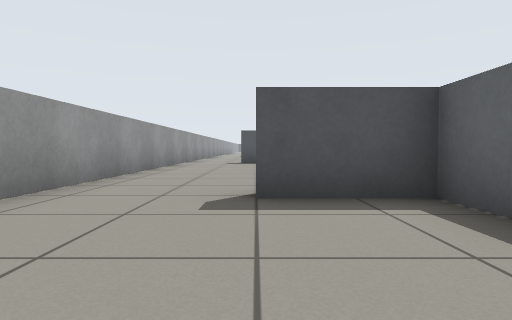
view 1 (above)

24 first-person views from a walk through a robot-simulator world made for Gazebo. The camera is 0.5 m above the floor, tilts 2° down and sees 75° across. Floor lines are 1 m apart. The floor is counted in squares, 1 m on a side. Each view is taken from the middle of a square. On the plan, view 1 faces up. The plan holds only what a view shows up to about 9 squares ahead; the rest is blank.

view 2
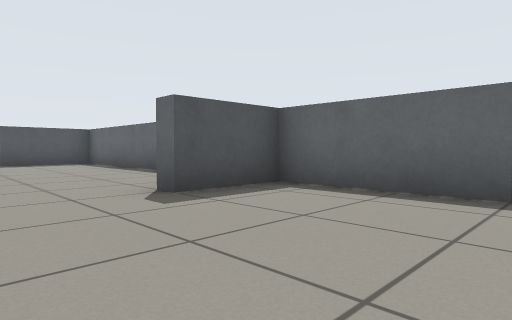

view 3
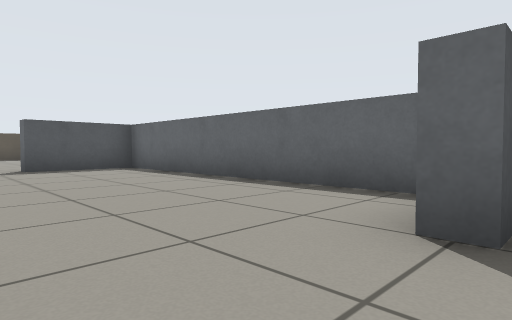

view 4
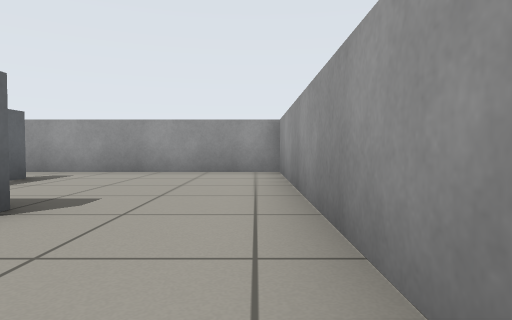

view 5
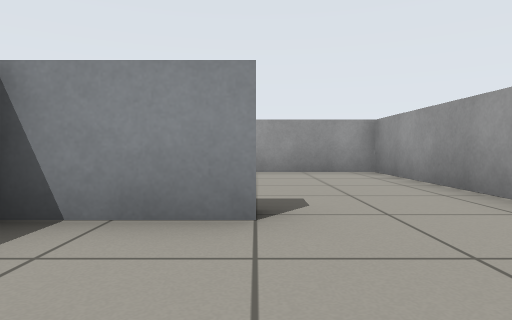

view 6
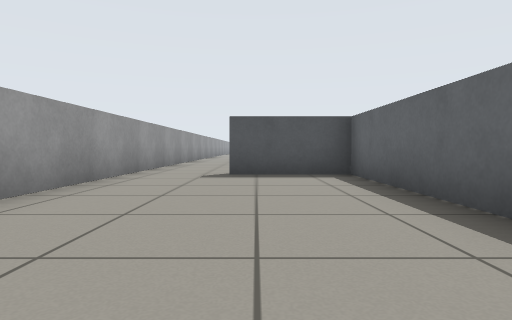

view 7
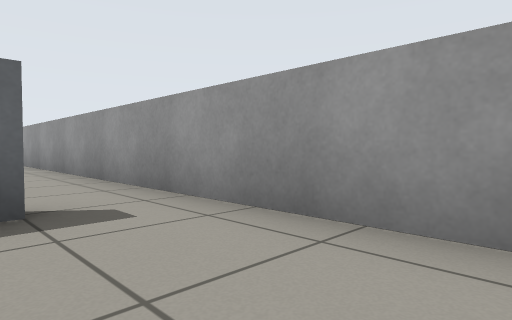

view 8
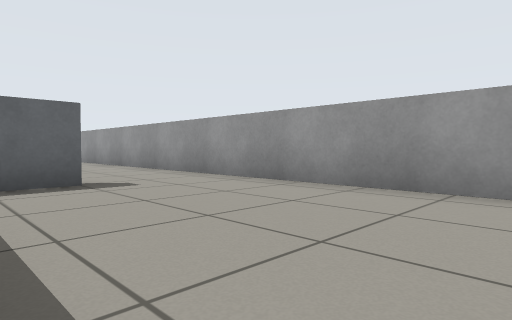

view 9
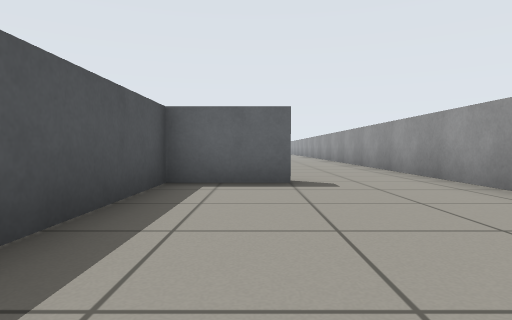

view 10
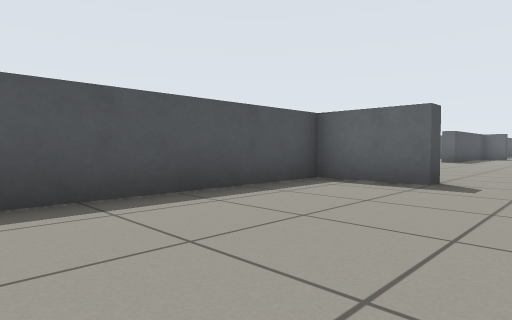

view 11
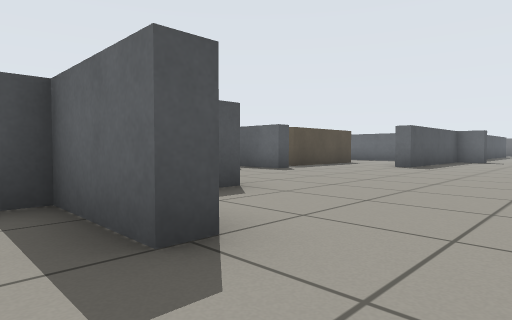

view 12
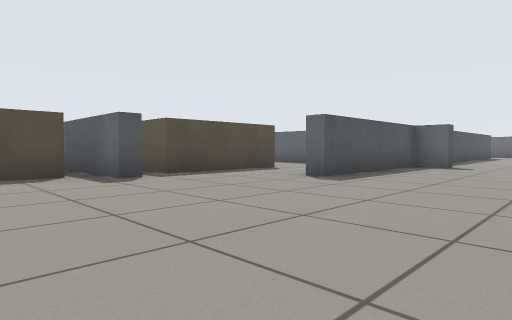

view 13
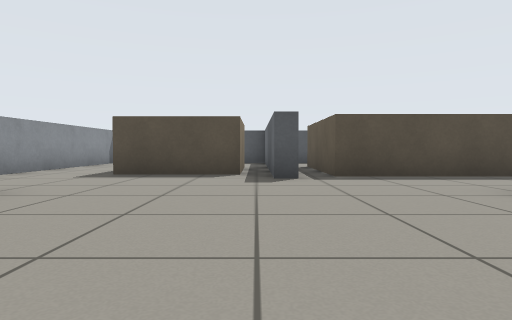

view 14
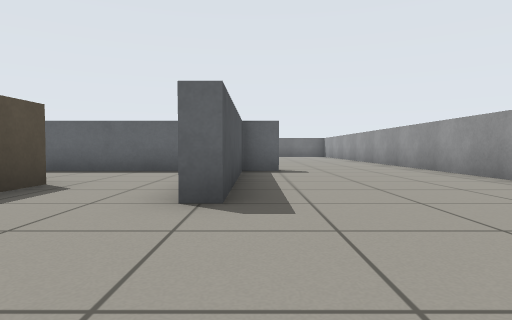

view 15
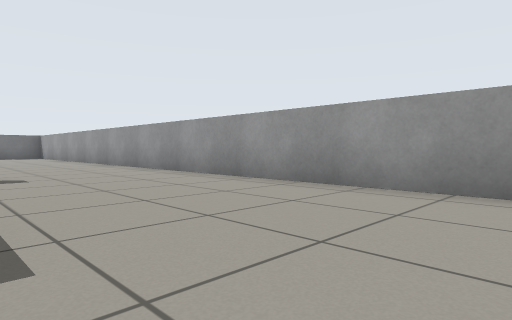

view 16
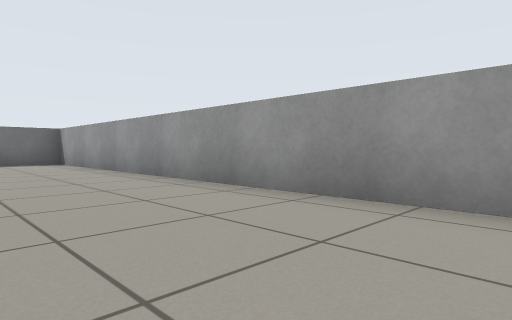

view 17
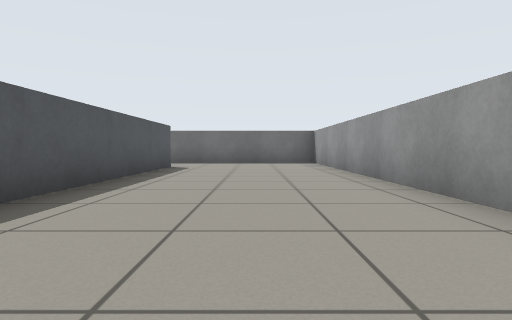

view 18
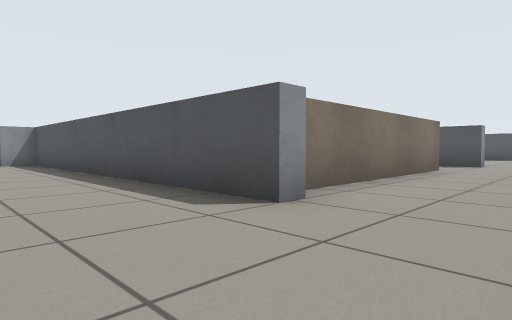

view 19
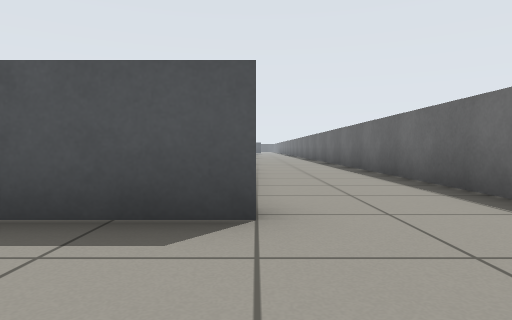

view 20
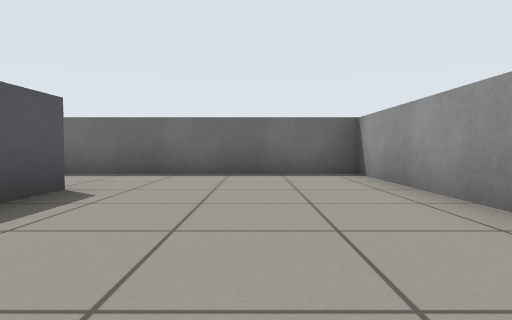

view 21
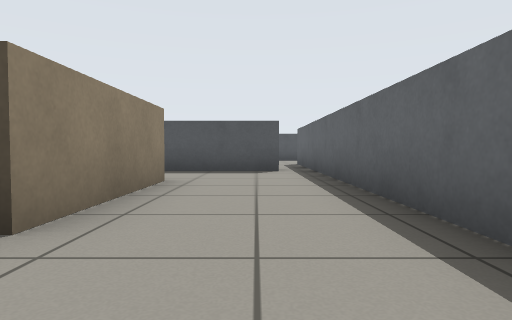

view 22
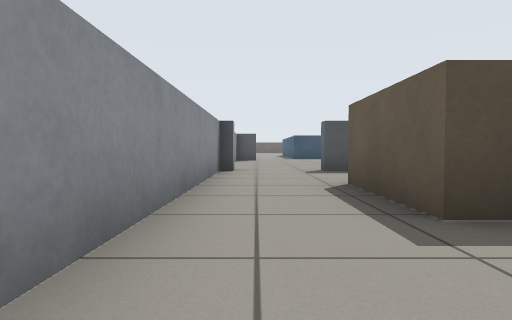

view 23
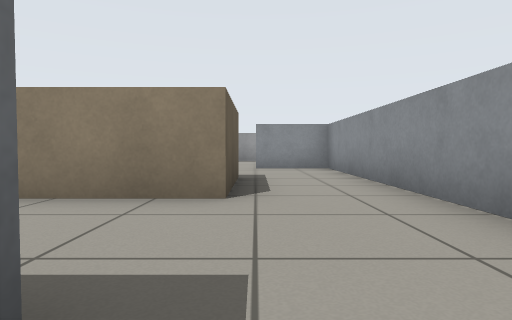

view 24
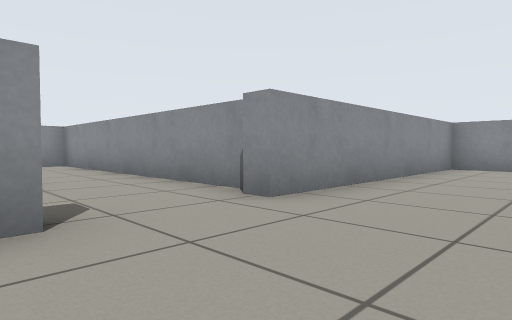

### Floor plan
Points are (right, up) in squares from view 1. A wall is a line through its corners. A room is listed if a view was taken in it or the views show most of it. See-through windows are left out.
Room 1 (views 1, 2, 3, 4, 5, 6, 7)
walls: (1.8, 4.2) (1.8, 11.3) (-0.5, 11.3); (1.8, 0.4) (1.8, 3.3) (0, 3.3) (0, 3.7) (1.9, 3.7); (-2.5, 11.4) (-2.5, -1) (2.5, -1)
ways out: opening at (2, 0) to room 2; opening at (-1.5, 11)
Room 2 (views 8, 9, 10, 11)
walls: (2.5, -1) (9.5, -1); (8.2, 1.5) (7.8, 1.5) (7.8, 3.3) (3.4, 3.3)
ways out: opening at (2, 0) to room 1; opening at (8.5, 0.5) to room 3
Room 3 (views 12, 13, 14, 15, 16, 17, 18, 19, 20, 21, 22)
walls: (20.3, 4.6) (20.3, 10.9); (20.3, 3.3) (16, 3.3) (16, 3.8); (20.8, 2.5) (20.3, 2.5); (13.8, 5.5) (13.3, 5.5) (13.3, 6.5); (14.5, -1) (32.5, -1) (32.5, 10); (13.3, 8.4) (13.3, 9); (19.5, 11.3) (17, 11.3); (9.5, -1) (12, -1); (11.1, 11.3) (10.5, 11.3); (30, 3.8) (30, 3.3) (21.5, 3.3); (29.6, 9.4) (29.6, 4.1); (8.2, 10.4) (8.2, 3.7) (10, 3.7); (30, 11.8) (30, 11.3) (29.5, 11.3)
ways out: opening at (8.5, 0.5) to room 2; opening at (9.5, 11) to room 4; opening at (29, 10); opening at (31.5, 11)
objects: brown box (11, 7) to (13, 8); brown box (15, 6) to (17, 9)
Room 4 (views 23, 24)
walls: (8.2, 11.4) (8.2, 10.4); (10.5, 11.3) (10.5, 11.8); (2.2, 12.9) (2.2, 11.7) (8.5, 11.7) (8.5, 11.2)
ways out: opening at (9.5, 11) to room 3

Where each view was taken, in squares from view 1:
view 1: 0 up, 0 right, facing up
view 2: 0 up, 2 left, facing up-right
view 3: 3 up, 2 left, facing up-right
view 4: 6 up, 2 left, facing down
view 5: 6 up, 0 right, facing down
view 6: 5 up, 0 right, facing up
view 7: 1 up, 1 left, facing down-right
view 8: 3 up, 3 right, facing down-right
view 9: 2 up, 3 right, facing right
view 10: 0 up, 3 right, facing up-right
view 11: 0 up, 7 right, facing up-right
view 12: 0 up, 11 right, facing up-right
view 13: 0 up, 13 right, facing up
view 14: 3 up, 13 right, facing right
view 15: 3 up, 14 right, facing down-right
view 16: 2 up, 21 right, facing down-right
view 17: 1 up, 21 right, facing right
view 18: 1 up, 32 right, facing up-left
view 19: 1 up, 30 right, facing up
view 20: 1 up, 26 right, facing right
view 21: 4 up, 19 right, facing up
view 22: 4 up, 9 right, facing up
view 23: 12 up, 10 right, facing down
view 24: 14 up, 11 right, facing down-left
